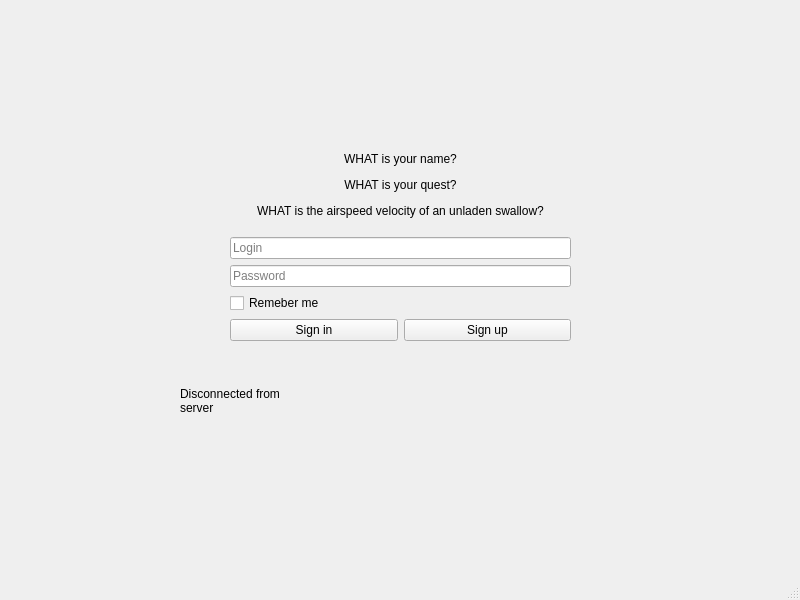
<?xml version="1.0" encoding="UTF-8"?>
<ui version="4.0">
 <class>MainWindow</class>
 <widget class="QMainWindow" name="MainWindow">
  <property name="geometry">
   <rect>
    <x>0</x>
    <y>0</y>
    <width>800</width>
    <height>600</height>
   </rect>
  </property>
  <property name="windowTitle">
   <string>MainWindow</string>
  </property>
  <widget class="QWidget" name="centralwidget">
   <widget class="QWidget" name="verticalLayoutWidget">
    <property name="geometry">
     <rect>
      <x>230</x>
      <y>140</y>
      <width>341</width>
      <height>201</height>
     </rect>
    </property>
    <layout class="QVBoxLayout" name="verticalLayout">
     <property name="sizeConstraint">
      <enum>QLayout::SetNoConstraint</enum>
     </property>
     <property name="leftMargin">
      <number>0</number>
     </property>
     <item>
      <widget class="QLabel" name="label">
       <property name="text">
        <string>&lt;html&gt;&lt;head/&gt;&lt;body&gt;&lt;p&gt;WHAT is your name?&lt;/p&gt;&lt;p&gt;WHAT is your quest?&lt;/p&gt;&lt;p&gt;WHAT is the airspeed velocity of an unladen swallow?&lt;/p&gt;&lt;/body&gt;&lt;/html&gt;</string>
       </property>
       <property name="alignment">
        <set>Qt::AlignCenter</set>
       </property>
      </widget>
     </item>
     <item>
      <widget class="QLineEdit" name="lineEdit">
       <property name="inputMask">
        <string extracomment="Login"/>
       </property>
       <property name="text">
        <string comment="sbd"/>
       </property>
       <property name="placeholderText">
        <string>Login</string>
       </property>
      </widget>
     </item>
     <item>
      <widget class="QLineEdit" name="lineEdit_2">
       <property name="inputMask">
        <string extracomment="Password"/>
       </property>
       <property name="placeholderText">
        <string>Password</string>
       </property>
      </widget>
     </item>
     <item>
      <widget class="QCheckBox" name="checkBox">
       <property name="text">
        <string>Remeber me</string>
       </property>
      </widget>
     </item>
     <item>
      <layout class="QHBoxLayout" name="horizontalLayout_2">
       <item>
        <widget class="QPushButton" name="signInButton">
         <property name="text">
          <string>Sign in</string>
         </property>
        </widget>
       </item>
       <item>
        <widget class="QPushButton" name="signUpButton">
         <property name="text">
          <string>Sign up</string>
         </property>
        </widget>
       </item>
      </layout>
     </item>
    </layout>
   </widget>
   <widget class="QLabel" name="label_2">
    <property name="geometry">
     <rect>
      <x>180</x>
      <y>380</y>
      <width>101</width>
      <height>41</height>
     </rect>
    </property>
    <property name="text">
     <string>Disconnected from server</string>
    </property>
    <property name="wordWrap">
     <bool>true</bool>
    </property>
   </widget>
  </widget>
  <widget class="QMenuBar" name="menubar">
   <property name="geometry">
    <rect>
     <x>0</x>
     <y>0</y>
     <width>800</width>
     <height>22</height>
    </rect>
   </property>
  </widget>
  <widget class="QStatusBar" name="statusbar"/>
 </widget>
 <resources/>
 <connections/>
</ui>
